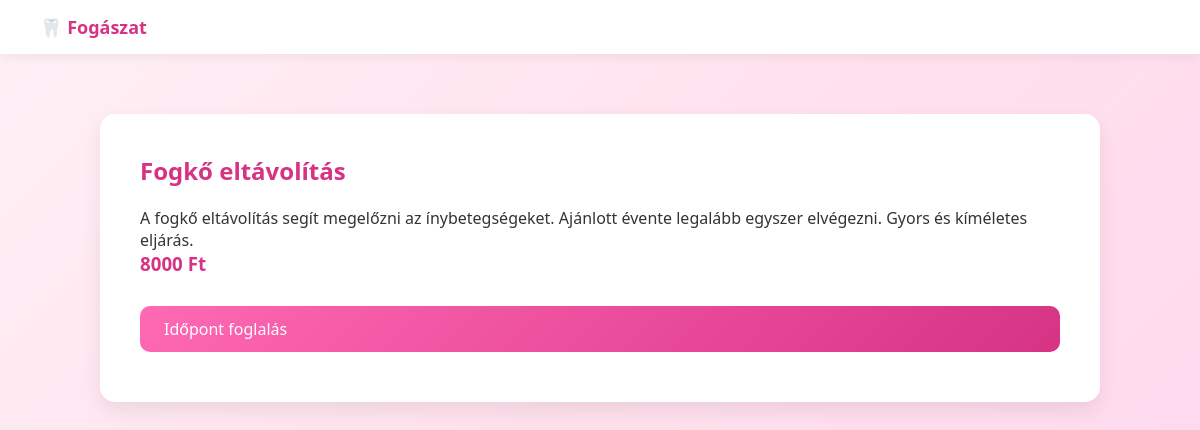
The app's page /service_detail.php?id=2 with its own data.
### tables this page shows
CREATE TABLE `services` (
  `id` int(11) NOT NULL,
  `name` varchar(100) DEFAULT NULL,
  `description` text DEFAULT NULL,
  `price` int(11) DEFAULT NULL,
  `duration` int(11) DEFAULT NULL,
  `details` text DEFAULT NULL
);

### service_detail.php (the view, shortened to what this page needs)
<?php
require_once "config/database.php";
$id = $_GET["id"];
$stmt = $conn->prepare("SELECT * FROM services WHERE id=?");
$stmt->bind_param("i", $id);
$stmt->execute();
$result = $stmt->get_result();
$service = $result->fetch_assoc();
?>
<!DOCTYPE html>
<html>
<head>
    <link rel="stylesheet" href="style.css">
</head>
<body>
<nav class="navbar">
    <a href="dashboard.php" class="logo">🦷 Fogászat</a>
</nav>
<div class="container">
    <h2><?php echo $service["name"]; ?></h2>
    <p><?php echo $service["details"]; ?></p>
    <h3><?php echo $service["price"]; ?> Ft</h3>
    <a href="book.php?service_id=<?php echo $service["id"]; ?>" class="btn">
        Időpont foglalás
    </a>
</div>
</body>
</html>

### style.css (style rules this page uses)
* { margin: 0; padding: 0; box-sizing: border-box; }
body { font-family: 'Segoe UI', Tahoma, Geneva, Verdana, sans-serif; background: linear-gradient(135deg, #fff0f6, #ffe0ec, #ffd6f0); background-attachment: fixed; color: #333; min-height: 100vh; }
.container { width: 100%; max-width: 1000px; margin: 60px auto; background: white; padding: 40px; border-radius: 15px; box-shadow: 0 8px 20px rgba(0,0,0,0.08); display: flex; flex-direction: column; animation: fadeIn 0.4s ease-in-out; }
h1, h2, h3 { color: #d63384; margin-bottom: 20px; }
.navbar { background-color: white; padding: 15px 30px; box-shadow: 0 4px 10px rgba(0,0,0,0.05); display: flex; justify-content: space-between; align-items: center; }
.logo { text-decoration: none; font-weight: bold; color: #d63384; font-size: 18px; }
.navbar a { color: #d63384; margin: 0 10px; font-weight: bold; text-decoration: none; }
.btn, button { display: inline-block; padding: 12px 24px; margin: 10px 0; background: linear-gradient(135deg, #ff69b4, #d63384); color: white; border: none; border-radius: 10px; font-size: 16px; cursor: pointer; transition: 0.25s; text-decoration: none; }
a { text-decoration: none; color: inherit; }

### records on screen
services: name "Fogkő eltávolítás", details "A fogkő eltávolítás segít megelőzni az ínybetegségeket. Ajánlott évente legalább egyszer elvégezni. Gyors és kíméletes eljárás.", price "8000"
